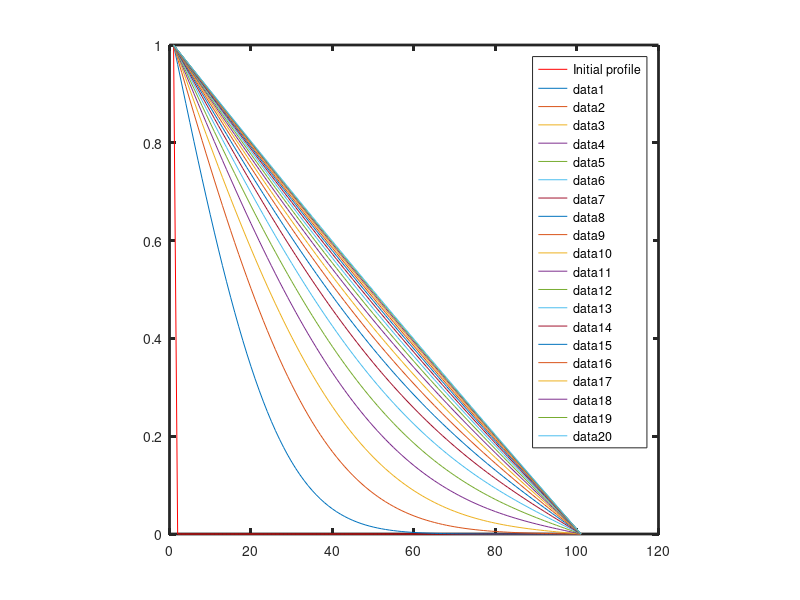

This chart was generated by the following MATLAB code:
%% Copyright (c) 2018, Vishal_S% All rights reserved. Please read the "license.txt" for license terms.%% Project Title: Computational Materials Thermodynamics% % Developer: Vishal S% % Contact Info: vishalsubbu97@gmail.com%clfclear t  = cputime ;%not dimensionalised numbersdelt = 0.1;delx = 0.5;D = 1.0;alpha = D*delt/(delx*delx);%initial conditions % c(1) = C_0 and the remoining is 0.0c = zeros(101,1);c_t = zeros(101,1);c(1) = 1;c(101) = 0;c_t(1) = 1;c_t(101) = 0;%plot the initial profileplot (c, 'r-;Initial profile;');%get handle ax = gca ;set(ax, "linewidth",2.0);axis("square");%hold the plot hold on% Compostion evolutionfor k = 1:20 %this is for plotting   for j = 1:500    for i = 2:100      c_t(i) =  c(i)*(1 - 2*alpha) + alpha*(c(i-1) + c(i+1) );    endfor %ending i loop    c = c_t;  endfor %ending j loop  plot (c )endfor % ending k loop% Save figureprint -depsc Explicit1D0C.epsprintf('Total cpu time: %f seconds\n', cputime-t);